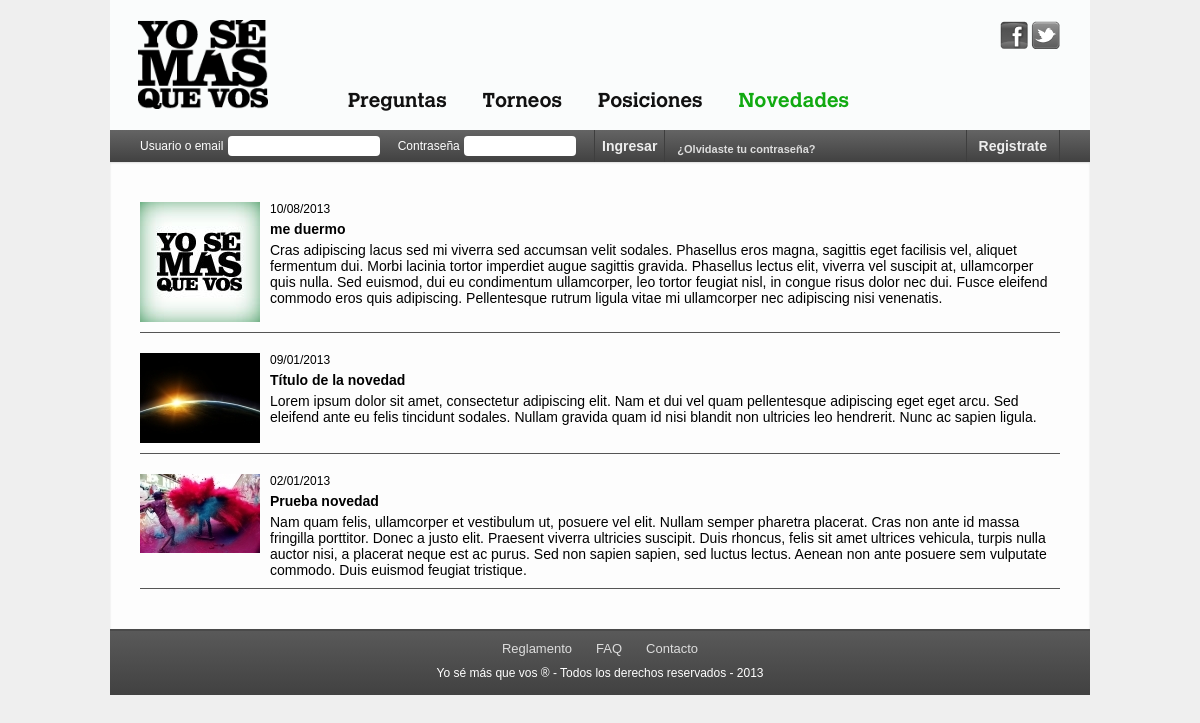
Screenshot of /novedades.php with the database file from the repository.
### tables this page shows
CREATE TABLE `novedades` (
  `id` int(10) unsigned NOT NULL AUTO_INCREMENT,
  `fecha` date NOT NULL,
  `titulo` varchar(50) NOT NULL,
  `texto` text NOT NULL,
  `imagen` text NOT NULL,
  PRIMARY KEY (`id`)
);

### funciones.php (called while the page is built, shortened)
<?php
function mysql_($query){
	$rs = mysql_query($query, $GLOBALS['cnx']) or die(mysql_error());
	return $rs;
}
function rows_($query){
	$rs = mysql_($query);
	$i = 0;
	$x = array();
	while($row = mysql_fetch_assoc($rs)){
		$x[$i] = $row;
		$i++;
	};
	return $x;
}
function get_novedades(){
	return rows_("SELECT * FROM novedades ORDER BY fecha DESC");
}
?>

### novedades.php (the view, shortened to what this page needs)
<?php
	require_once('funciones.php');
	$novedades = get_novedades();
?>
<!DOCTYPE html PUBLIC "-//W3C//DTD XHTML 1.0 Transitional//EN" "http://www.w3.org/TR/xhtml1/DTD/xhtml1-transitional.dtd">
<html xmlns="http://www.w3.org/1999/xhtml">
<head>
<link type="text/css" rel="stylesheet" href="css/estilos.css" />
</head>
<body>
<div id="contenido">
	<header id="header">
    	<?php include('inc/header.php'); ?>
    </header>
    <div id="banda">
		<?php include('inc/banda.php'); ?>
    </div>
    <div id="centro">
        <section id="novedades">
        <?php
		foreach($novedades as $key){
			$fecha = explode('-',$key['fecha']);
			$fecha = $fecha[2].'/'.$fecha[1].'/'.$fecha[0];
		?>
        	<article class="novedad">
                <img src="img/novedades/<?php echo $key['imagen']; ?>" />
                <div class="info">
                    <div class="fecha"><?php echo $fecha; ?></div>
                    <div class="titulo"><?php echo $key['titulo']; ?></div>
                    <div class="texto"><?php echo $key['texto']; ?></div>
                </div>
            </article>
        <?php
		};
		?>
        </section>
    </div>
    <footer id="footer">
    	<?php include('inc/footer.php'); ?>
    </footer>
</div>
</body>
</html>

### css/estilos.css (style rules this page uses)
* { margin:0; padding:0; }
body { font-family:helvetica, helvetica_norm; font-size:12px; background-color:#efefef; }
img { border:0; }
header, nav, article, section, footer { display: block; }
#contenido { position:relative; margin:0 auto; width:980px; }
#banda { position:relative; width:920px; height:32px; padding:0px 30px; background-color:rgb(77,77,77); background: linear-gradient(rgb(100,100,100), rgb(65,65,65)); background: -webkit-gradient(linear, 0% 0%, 0% 100%, from(#646464), to(#414141)); background: -webkit-linear-gradient(rgb(100,100,100), rgb(65,65,65)); background: -moz-linear-gradient(rgb(100,100,100), rgb(65,65,65)); background: -ms-linear-gradient(rgb(100,100,100), rgb(65,65,65)); background: -o-linear-gradient(rgb(100,100,100), rgb(65,65,65)); behavior: url(htc/pie.htc); }
#centro { position:relative; display:inline-block; padding:30px; width:920px; background-color:#fdfdfd; -webkit-box-shadow:#ddd 0px 1px 2px inset; -moz-box-shadow:#ddd 0px 1px 2px inset; -ms-box-shadow:#ddd 0px 1px 2px inset; -o-box-shadow:#ddd 0px 1px 2px inset; box-shadow:#ddd 0px 1px 2px inset; behavior: url(htc/pie.htc); }
#centro #novedades .novedad { position:relative; display:inline-block; padding:10px 0; border-bottom:1px solid #555; margin-bottom:10px; width:100%; }
#centro #novedades .novedad img { position:relative; float:left; margin-right:10px; }
#centro #novedades .novedad .info { position:relative; display:table-row; }
#centro #novedades .novedad .info .titulo { font-weight:bold; padding:5px 0; font-size:14px; }
#centro #novedades .novedad .info .texto { font-size:14px; }
#footer { padding-bottom:15px; background-color:rgb(77,77,77); background: linear-gradient(rgb(90,90,90), rgb(65,65,65)); background: -webkit-gradient(linear, 0% 0%, 0% 100%, from(#5a5a5a), to(#414141)); background: -webkit-linear-gradient(rgb(90,90,90), rgb(65,65,65)); background: -moz-linear-gradient(rgb(90,90,90), rgb(65,65,65)); background: -ms-linear-gradient(rgb(90,90,90), rgb(65,65,65)); background: -o-linear-gradient(rgb(90,90,90), rgb(65,65,65)); behavior: url(htc/pie.htc); }
#header { position:relative; width:980px; height:130px; background-color:rgb(250,252,252); }

### rows the page displays
novedades: imagen (placeholder picture), fecha "10/08/2013", titulo "me duermo", texto "Cras adipiscing lacus sed mi viverra sed accumsan velit sodales. Phasellus eros magna, sagittis eget facilisis vel, aliquet fermentum dui. Morbi lacinia tortor imperdiet augue sagittis gravida. Phasellus lectus elit, viverra vel suscipit at, ullamcorper quis nulla. Sed euismod, dui eu condimentum ullamcorper, leo tortor feugiat nisl, in congue risus dolor nec dui. Fusce eleifend commodo eros quis adipiscing. Pellentesque rutrum ligula vitae mi ullamcorper nec adipiscing nisi venenatis."
novedades: imagen (picture), fecha "09/01/2013", titulo "Título de la novedad", texto "Lorem ipsum dolor sit amet, consectetur adipiscing elit. Nam et dui vel quam pellentesque adipiscing eget eget arcu. Sed eleifend ante eu felis tincidunt sodales. Nullam gravida quam id nisi blandit non ultricies leo hendrerit. Nunc ac sapien ligula."
novedades: imagen (picture), fecha "02/01/2013", titulo "Prueba novedad", texto "Nam quam felis, ullamcorper et vestibulum ut, posuere vel elit. Nullam semper pharetra placerat. Cras non ante id massa fringilla porttitor. Donec a justo elit. Praesent viverra ultricies suscipit. Duis rhoncus, felis sit amet ultrices vehicula, turpis nulla auctor nisi, a placerat neque est ac purus. Sed non sapien sapien, sed luctus lectus. Aenean non ante posuere sem vulputate commodo. Duis euismod feugiat tristique."
